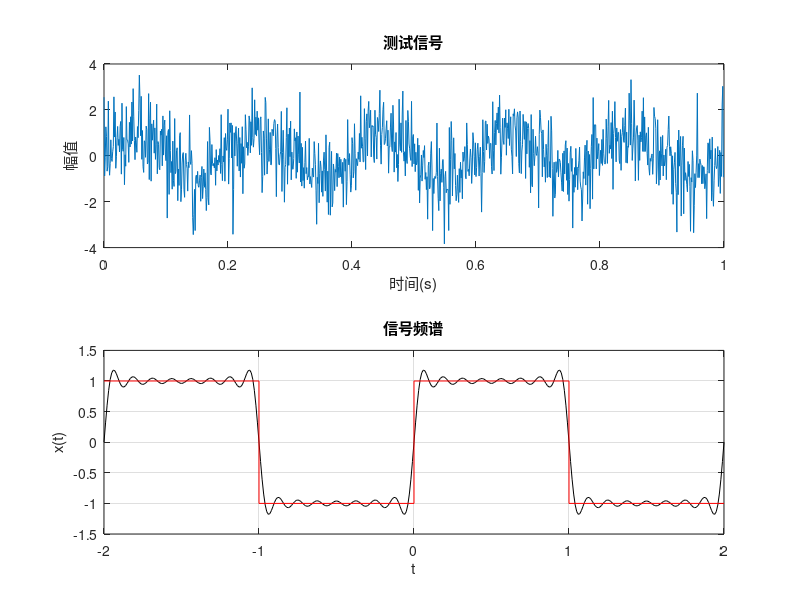

MATLAB code for this plot: (Note: this script raises an error after producing the figure.)
%% 自相关函数的周期提取
% 从含有随机噪声的信号中提取周期成分

n = 5000; fs = 1000; N = 512; % n为信号长度，fs为信号采样频率，N为FFT点数
t = (0:n - 1) / fs; % 生成时间序列
f = (0:N / 2 - 1) * fs / N; % 生成频率序列
f0 = 5; % 周期频率
x = sin(2 * pi * f0 * t);
z = x + randn(size(x)); % 含有随机噪声和简谐信号的测试信号
[R, tau] = xcorr(z, 600, 'coeff'); % 计算自相关函数
subplot(2, 1, 1);
plot(t(1:1000), z(1:1000)); % 显示测试信号的前1000个点
xlabel('时间(s)'); ylabel('幅值'); title('测试信号');
subplot(2, 1, 2);
plot(tau, R); % 显示自相关函数
xlabel('滞后'); ylabel('自相关函数'); title('自相关函数');

%% 信号频谱
% 改变 n 来逼近

A = 1; T = 2; % A为信号幅值，T为信号周期
t = -T:0.01:T; % 生成时间序列
omega_0 = 2 * pi / T; % 基频
x = zeros(size(t)); % 生成空信号
n = 15; % 谐波的次数

for k = 1:2:n
    x = x + 4 * A * sin(k * omega_0 * t) / (k * pi); % 谐波叠加
end

plot(t, x, 'k'); % 显示信号
grid on; % 显示网格
hold on; % 保持当前图像
% 画方波信号
plot([-T, -T / 2, -T / 2, 0, 0, T / 2, T / 2, T], [1, 1, -1, -1, 1, 1, -1, -1], 'r');
xlabel('t'); ylabel('x(t)'); title('信号频谱');

%% 矩形窗函数的频谱

syms t w; % 定义t和m为符号变量
ut = heaviside(t + 0.5) - heaviside(t - 0.5); % 矩形窗函数
fw = fourier(ut); % 得到矩形窗函数的傅里叶谱clc
ezplot(fw, [-10 * pi, 10 * pi]); % 绘制矩形窗函数的傅里叶谱
axis([-10 * pi, 10 * pi, -0.3, 1]); % 设置坐标轴范围
grid; % 显示网格
xlabel('\omega'); ylabel('X(\omega)'); title('矩形窗函数的傅里叶谱');

figure; % 新建一个窗口
fw_amplitude = abs(fw); % 得到矩形窗函数的振幅
ezplot(fw_amplitude, [-10 * pi, 10 * pi]); % 绘制矩形窗函数的振幅
axis([-10 * pi, 10 * pi, 0, 1]); % 设置坐标轴范围
grid; % 显示网格
xlabel('\omega'); ylabel('X(\omega)'); title('矩形窗函数的振幅');

figure; % 新建一个窗口
fw_phase = angle(fw); % 得到矩形窗函数的相位
ezplot(fw_phase, [-10 * pi, 10 * pi]); % 绘制矩形窗函数的相位
axis([-10 * pi, 10 * pi, -pi, pi]); % 设置坐标轴范围
grid; % 显示网格
xlabel('\omega'); ylabel('X(\omega)'); title('矩形窗函数的相位');

%% 功率谱估计
% 估计一个含有随机噪声的信号的自功率谱

fs = 1000; % 信号采样频率
n = 1001; % 点数
t = (0:n - 1) / fs; % 时间序列
x_n = sin(2 * pi * 30 * t) + 3 * sin(2 * pi * 80 * t) + randn(size(t)); % 含有随机噪声的信号
[Pxx, w] = periodogram(x_n, rectwin(n), n, fs); % 自功率谱估计
figure('color', [1 1 1]); % 新建一个窗口
subplot(2, 1, 1); % 分割为2行1列的窗口
plot(t, x_n); % 显示信号
xlabel('t'); ylabel('x(t)'); title('信号');
subplot(2, 1, 2); % 分割为2行1列的窗口
plot(w, 10 * log10(Pxx)); % 显示功率谱
xlabel('频率/Hz'); ylabel('功率谱密度/(dB/Hz)'); title('功率谱');

%% 模拟信号采样
% 对信号进行采样, 并通过采样点恢复波形

t = -1:0.01:1; % 生成时间序列
x_t = cos(2 * pi * t) % 生成信号
plot(t, x_t); % 显示信号
hold on; % 保持当前图像
n = -5:5; % 生成采样点序列
fs = 5; % 采样频率
xx = cos(2 * pi * n / fs); % 采样值
stem(n/fs, xx, 'r--'); % 采样序列
plot(n/fs, xx, 'r--'); % 恢复被采样信号
xlabel('t'); ylabel('x(t)'); title('信号采样');
